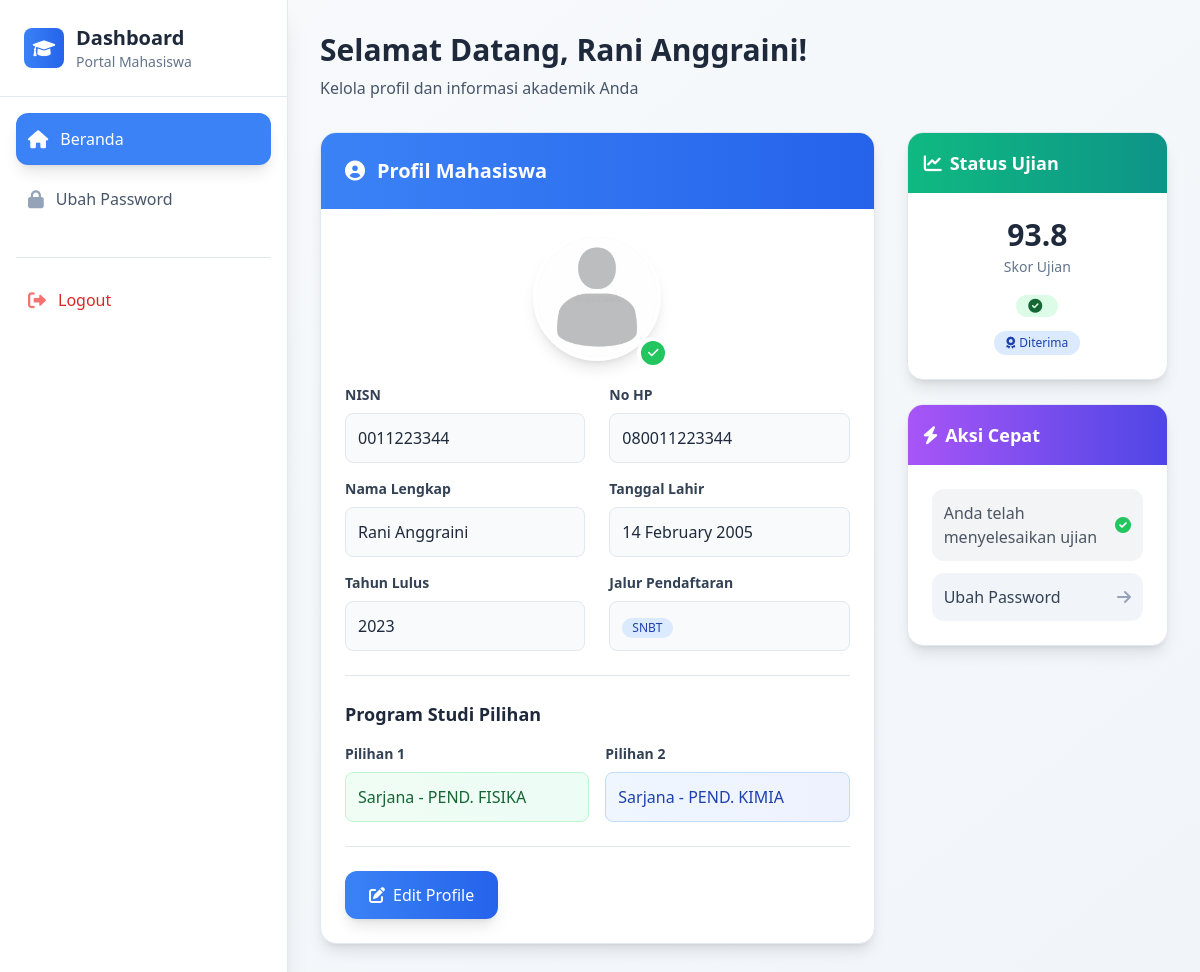
The page /mahasiswa (signed in) on the database as committed earlier.
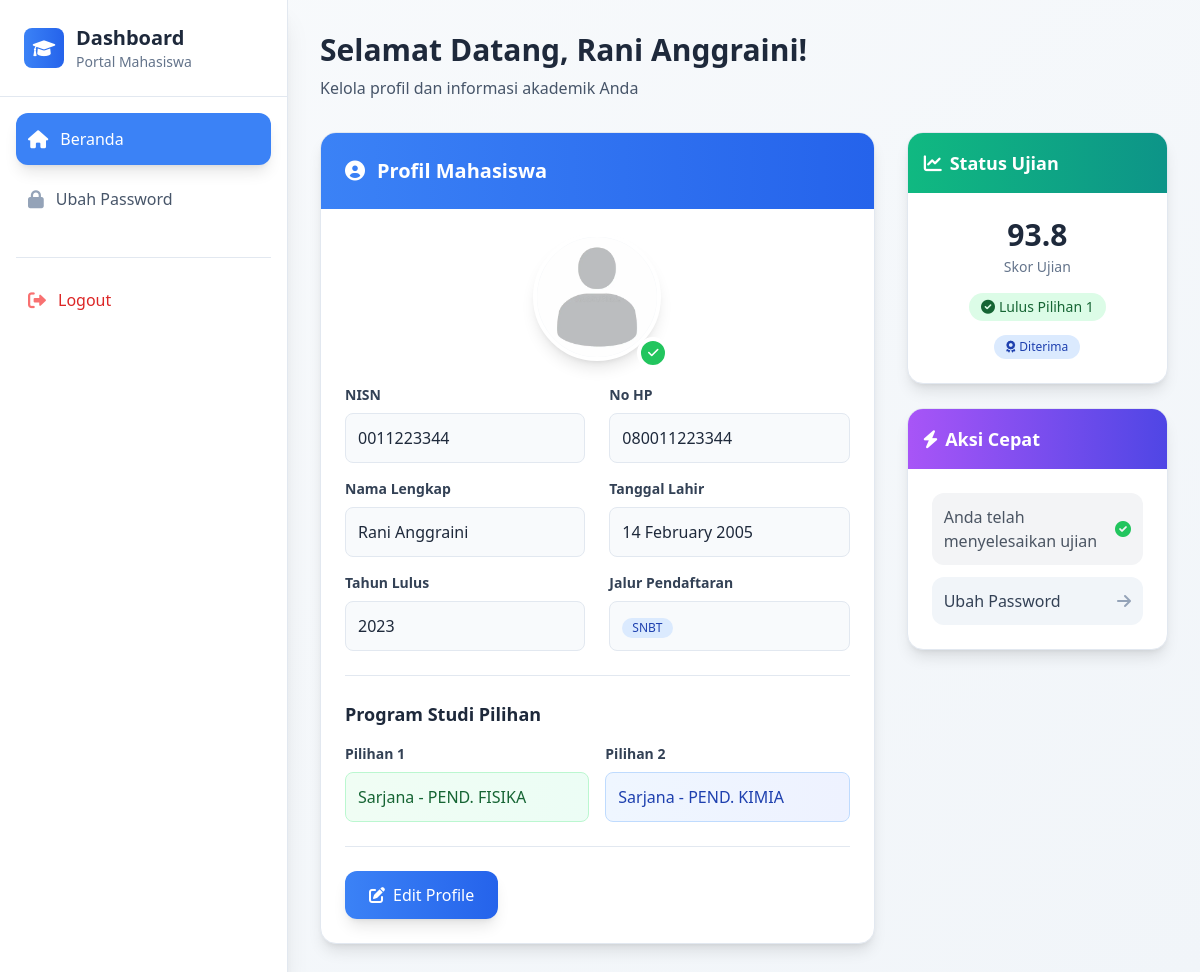
The same page on the database as committed later.
### tables this page shows
CREATE TABLE mahasiswa (
    nisn CHAR(10) PRIMARY KEY,
    tahun_lulus YEAR,
    nama VARCHAR(255),
    no_hp VARCHAR(20),
    tanggal_lahir DATE,
    prodi_1_kode CHAR(8),
    prodi_2_kode CHAR(8),
    jalur_pendaftaran ENUM('Mandiri', 'SNBT', 'SNBP'),
    skor_ujian DECIMAL(5, 2),
    password VARCHAR(255),
    bukti_pembayaran TEXT,
    status_kelulusan ENUM("Lulus Pilihan 1", "Lulus Pilihan 2", "Tidak Lulus"),
    foto_profil TEXT,
    FOREIGN KEY (prodi_1_kode) REFERENCES program_studi(kode) ON UPDATE CASCADE ON DELETE RESTRICT,
    FOREIGN KEY (prodi_2_kode) REFERENCES program_studi(kode) ON UPDATE CASCADE ON DELETE RESTRICT
);

CREATE TABLE program_studi (
	kode CHAR(8) PRIMARY KEY,
	nama VARCHAR(255),
    jenjang VARCHAR(255),
    daya_tampung INT
);

### service/mahasiswa/get_profile.php (called while the page is built, shortened)
<?php
require_once __DIR__ . "/../db.php";
$sql = "
    SELECT
        m.*,
        ps1.nama AS prodi_1_nama,
        ps1.jenjang AS prodi_1_jenjang,
        ps2.nama AS prodi_2_nama,
        ps2.jenjang AS prodi_2_jenjang
    FROM
        mahasiswa m
    LEFT JOIN program_studi ps1 ON m.prodi_1_kode = ps1.kode
    LEFT JOIN program_studi ps2 ON m.prodi_2_kode = ps2.kode
    WHERE m.nisn = ?
";
$stmt = $conn->prepare($sql);
$stmt->bind_param("s", $_SESSION['auth']['nisn']);
$stmt->execute();
$result = $stmt->get_result();
$profil = $result->fetch_assoc();

### mahasiswa/index.php (the view, shortened to what the rows shown need)
<?php
include "../service/mahasiswa/get_program_studi.php";
include "../service/mahasiswa/get_profile.php";
$page = $_GET['page'] ?? 'beranda';
?>
<!DOCTYPE html>
<html lang="id">
<head>
    <script src="https://cdn.tailwindcss.com"></script>
    <link href="https://cdnjs.cloudflare.com/ajax/libs/font-awesome/6.0.0/css/all.min.css" rel="stylesheet">
</head>
<body class="bg-gradient-to-br from-slate-50 to-slate-100 min-h-screen">
    <div class="min-h-screen flex">
        <aside class="w-72 bg-white shadow-xl border-r border-slate-200">
            <div class="p-6 border-b border-slate-200">
                <div class="flex items-center space-x-3">
                    <div>
                        <h2 class="text-xl font-bold text-slate-800">Dashboard</h2>
                    </div>
                </div>
            </div>
        </aside>
        <main class="flex-1 p-8 flex items-center justify-center">
            <div class="w-full max-w-6xl">
                <?php if ($page === 'beranda'): ?>
                <div class="beranda-page">
                    <div class="mb-8">
                        <h1 class="text-3xl font-bold text-slate-800 mb-2">Selamat Datang, <?= htmlspecialchars($profil['nama']) ?>!</h1>
                        <p class="text-slate-600">Kelola profil dan informasi akademik Anda</p>
                    </div>
                    <div class="grid lg:grid-cols-3 gap-8">
                        <div class="lg:col-span-2">
                            <div class="bg-white rounded-2xl shadow-lg border border-slate-200 overflow-hidden">
                                <div class="bg-gradient-to-r from-primary-500 to-primary-600 p-6">
                                    <h2 class="text-xl font-semibold text-white flex items-center">
                                        <i class="fas fa-user-circle mr-3"></i>
                                        Profil Mahasiswa
                                    </h2>
                                </div>
                                <div class="p-6">
                                    <div class="flex justify-center mb-6">
                                        <div class="relative">
                                            <div class="w-32 h-32 rounded-full border-4 border-white shadow-lg overflow-hidden bg-slate-100">
                                                <img src="<?= empty($profil['foto_profil']) ? '/sistem-informasi-pendaftaran/assets/img/profile.webp' : $profil['foto_profil'] ?>" alt="foto profile" class="w-full h-full object-cover">
                                            </div>
                                            <div class="absolute -bottom-2 -right-2 w-8 h-8 bg-green-500 rounded-full border-4 border-white flex items-center justify-center">
                                                <i class="fas fa-check text-white text-xs"></i>
                                            </div>
                                        </div>
                                    </div>
                                    <div class="grid md:grid-cols-2 gap-6">
                                        <div class="space-y-4">
                                            <div>
                                                <label class="block text-sm font-semibold text-slate-700 mb-2">NISN</label>
                                                <div class="bg-slate-50 border border-slate-200 rounded-lg p-3 text-slate-800"><?= htmlspecialchars($profil['nisn']) ?></div>
                                            </div>
                                            <div>
                                                <label class="block text-sm font-semibold text-slate-700 mb-2">Nama Lengkap</label>
                                                <div class="bg-slate-50 border border-slate-200 rounded-lg p-3 text-slate-800"><?= htmlspecialchars($profil['nama']) ?></div>
                                            </div>
                                            <div>
                                                <label class="block text-sm font-semibold text-slate-700 mb-2">Tahun Lulus</label>
                                                <div class="bg-slate-50 border border-slate-200 rounded-lg p-3 text-slate-800"><?= htmlspecialchars($profil['tahun_lulus']) ?></div>
                                            </div>
                                        </div>
                                        <div class="space-y-4">
                                            <div>
                                                <label class="block text-sm font-semibold text-slate-700 mb-2">No HP</label>
                                                <div class="bg-slate-50 border border-slate-200 rounded-lg p-3 text-slate-800"><?= htmlspecialchars($profil['no_hp']) ?></div>
                                            </div>
                                            <div>
                                                <label class="block text-sm font-semibold text-slate-700 mb-2">Tanggal Lahir</label>
                                                <div class="bg-slate-50 border border-slate-200 rounded-lg p-3 text-slate-800"><?= date('d F Y', strtotime($profil['tanggal_lahir'])) ?></div>
                                            </div>
                                            <div>
                                                <label class="block text-sm font-semibold text-slate-700 mb-2">Jalur Pendaftaran</label>
                                                <div class="bg-slate-50 border border-slate-200 rounded-lg p-3 text-slate-800">
                                                    <span class="inline-flex items-center px-2.5 py-0.5 rounded-full text-xs font-medium bg-primary-100 text-primary-800">
                                                        <?= htmlspecialchars($profil['jalur_pendaftaran']) ?>
                                                    </span>
                                                </div>
                                            </div>
                                        </div>
                                    </div>
                                    <div class="mt-6 pt-6 border-t border-slate-200">
                                        <h3 class="text-lg font-semibold text-slate-800 mb-4">Program Studi Pilihan</h3>
                                        <div class="grid md:grid-cols-2 gap-4">
                                            <div>
                                                <label class="block text-sm font-semibold text-slate-700 mb-2">Pilihan 1</label>
                                                <div class="bg-gradient-to-r from-green-50 to-emerald-50 border border-green-200 rounded-lg p-3">
                                                    <div class="text-green-800 font-medium"><?= htmlspecialchars($profil['prodi_1_jenjang']) ?> - <?= htmlspecialchars($profil['prodi_1_nama']) ?></div>
                                                </div>
                                            </div>
                                            <div>
                                                <label class="block text-sm font-semibold text-slate-700 mb-2">Pilihan 2</label>
                                                <div class="bg-gradient-to-r from-blue-50 to-indigo-50 border border-blue-200 rounded-lg p-3">
                                                    <div class="text-blue-800 font-medium"><?= htmlspecialchars($profil['prodi_2_jenjang']) ?> - <?= htmlspecialchars($profil['prodi_2_nama']) ?></div>
                                                </div>
                                            </div>
                                        </div>
                                    </div>
                                    <div class="mt-6 pt-6 border-t border-slate-200">
                                        <a href="/sistem-informasi-pendaftaran/mahasiswa/?page=edit_profile" class="inline-flex items-center px-6 py-3 bg-gradient-to-r from-primary-500 to-primary-600 text-white font-medium rounded-xl hover:from-primary-600 hover:to-primary-700 transition-all duration-200 shadow-lg hover:shadow-xl">
                                            <i class="fas fa-edit mr-2"></i>
                                            Edit Profile
                                        </a>
                                    </div>
                                </div>
                            </div>
                        </div>
                        <div class="space-y-6">
                            <div class="bg-white rounded-2xl shadow-lg border border-slate-200 overflow-hidden">
                                <div class="bg-gradient-to-r from-emerald-500 to-teal-600 p-4">
                                    <h3 class="text-lg font-semibold text-white flex items-center">
                                        <i class="fas fa-chart-line mr-2"></i>
                                        Status Ujian
                                    </h3>
                                </div>
                                <div class="p-6">
                                    <div class="text-center mb-4">
                                        <?php if (empty($profil['skor_ujian'])): ?>
                                            <div class="text-lg font-semibold text-amber-600 mb-1">Anda belum mengikuti ujian</div>
                                            <div class="text-sm text-slate-500">Status Ujian</div>
                                        <?php else: ?>
                                            <div class="text-3xl font-bold text-slate-800 mb-1"><?= number_format($profil['skor_ujian'], 1) ?></div>
                                            <div class="text-sm text-slate-500">Skor Ujian</div>
                                        <?php endif; ?>
                                    </div>
                                    <?php if (!empty($profil['skor_ujian'])): ?>
                                    <div class="text-center">
                                        <span class="inline-flex items-center px-3 py-1 rounded-full text-sm font-medium
                                        <?php if ($profil['status_kelulusan'] === 'Tidak Lulus'): ?>
                                            bg-red-100 text-red-800
                                        <?php else: ?>
                                             bg-green-100 text-green-800
                                        <?php endif; ?>">
                                            <i class="fas <?= $profil['status_kelulusan'] === 'Tidak Lulus' ? 'fa-times-circle' :'fa-check-circle'  ?> mr-1"></i>
                                            <?= $profil['status_kelulusan'] ?>
                                        </span>
                                        <?php if ($profil['status_kelulusan'] !== 'Tidak Lulus'): ?>
                                            <div class="mt-3">
                                                <span class="inline-flex items-center px-3 py-1 rounded-full text-xs font-medium bg-blue-100 text-blue-800">
                                                    <i class="fas fa-award mr-1"></i>
                                                    <?php
                                                    if (isset($profil['prodi_diterima']) && $profil['prodi_diterima'] == $profil['prodi_1_kode']):
                                                        echo 'Lolos Pilihan 1';
                                                    elseif (isset($profil['prodi_diterima']) && $profil['prodi_diterima'] == $profil['prodi_2_kode']):
                                                        echo 'Lolos Pilihan 2';
                                                    elseif (isset($profil['jalur_baru']) && $profil['jalur_baru'] != $profil['jalur_pendaftaran']):
                                                        echo "Dialihkan ke {$profil['jalur_baru']}";
                                                    else:
                                                        echo "Diterima";
                                                    endif;
                                                    ?>
                                                </span>
                                            </div>
                                        <?php endif; ?>
                                    </div>
                                    <?php endif; ?>
                                </div>
                            </div>
                            <div class="bg-white rounded-2xl shadow-lg border border-slate-200 overflow-hidden">
                                <div class="bg-gradient-to-r from-purple-500 to-indigo-600 p-4">
                                    <h3 class="text-lg font-semibold text-white flex items-center">
                                        <i class="fas fa-bolt mr-2"></i>
                                        Aksi Cepat
                                    </h3>
                                </div>
                                <div class="p-6 space-y-3">
                                    <?php if (empty($profil['skor_ujian'])): ?>
                                    <a href="/sistem-informasi-pendaftaran/mahasiswa/exam" class="flex items-center justify-between p-3 bg-gradient-to-r from-primary-500 to-primary-600 text-white rounded-xl hover:from-primary-600 hover:to-primary-700 transition-all duration-200 shadow-md hover:shadow-lg">
                                        <span class="font-medium">Ambil Tes</span>
                                        <i class="fas fa-arrow-right"></i>
                                    </a>
                                    <?php else: ?>
                                    <div class="flex items-center justify-between p-3 bg-gray-100 text-gray-600 rounded-xl">
                                        <span class="font-medium">Anda telah menyelesaikan ujian</span>
                                        <i class="fas fa-check-circle text-green-500"></i>
                                    </div>
                                    <?php endif; ?>
                                    <a href="/sistem-informasi-pendaftaran/mahasiswa/?page=password" class="flex items-center justify-between p-3 bg-slate-100 text-slate-700 rounded-xl hover:bg-slate-200 transition-all duration-200">
                                        <span class="font-medium">Ubah Password</span>
                                        <i class="fas fa-arrow-right text-slate-400"></i>
                                    </a>
                                </div>
                            </div>
                        </div>
                    </div>
                </div>
            <?php endif; ?>
        </div>
    </div>
</body>
</html>

Rows that differ between the two databases and show on the page:
changed mahasiswa "Rani Anggraini": status_kelulusan (not shown) → "Lulus Pilihan 1"
